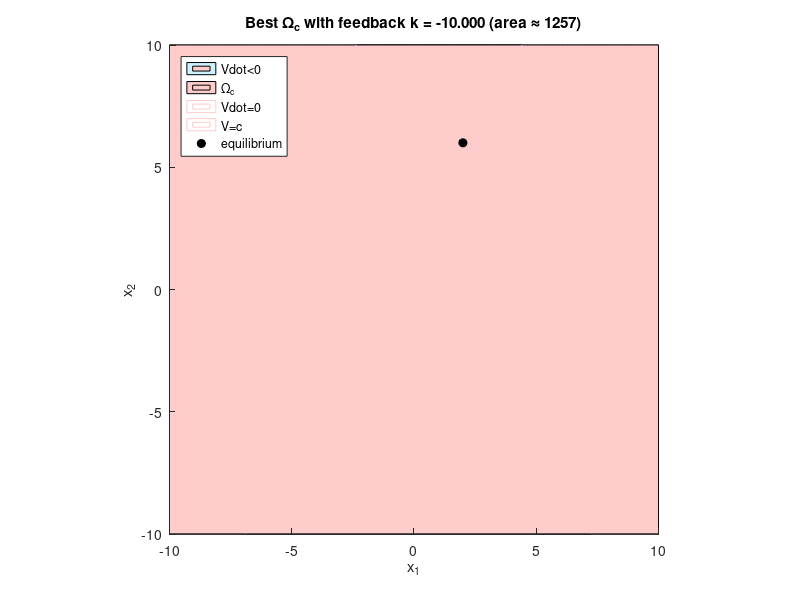

Recreate this plot in MATLAB.
clear; clf; clc;

% equilibrium
xe = [2; 6];

% grid
x1 = linspace(-10,10,600);
x2 = linspace(-10,10,600);
[X1,X2] = meshgrid(x1,x2);
DX1 = X1 - xe(1);
DX2 = X2 - xe(2);

% Lyapunov function V = (x - xe)' * I * (x - xe)
Vgrid = DX1.^2 + DX2.^2;
dVdx1 = 2*DX1;
dVdx2 = 2*DX2;

bestArea = 0;
bestK = 0;

% try various k values
ks = linspace(-10, 10, 200);  % sweep over feedbacks
for k = ks
    % control law u = -k*(x2 - 6)
    U = -k * (X2 - xe(2));

    % dynamics with feedback
    F1 = X1 - X1.^3 + X2;
    F2 = 3*X1 - X2 + U;

    % Lie derivative
    LfVgrid = dVdx1 .* F1 + dVdx2 .* F2;

    % largest c with LfV < 0 inside V <= c
    mask = (LfVgrid < 0);
    if any(mask(:))
        c = max(Vgrid(mask));
        area = pi * c;  % since P = I
        if area > bestArea
            bestArea = area;
            bestK = k;
            bestC = c;
            bestLfV = LfVgrid;
        end
    end
end

fprintf('Max area ≈ %.1f at k = %.3f\n', bestArea, bestK);

% final plot
figure(1); hold on; axis equal
colormap([0.8 0.95 1; 1 1 1; 1 0.8 0.8]);
%plotting boundaries and roA

contourf(X1, X2, bestLfV, [-1e6 0]);
contourf(X1, X2, Vgrid, [0 bestC]);

contour(X1, X2, bestLfV, [0 0]);
contour(X1, X2, Vgrid, [bestC bestC]);
plot(xe(1), xe(2), 'ko', 'MarkerFaceColor', 'k');

xlabel('x_1'); ylabel('x_2');
title(sprintf('Best \\Omega_c with feedback k = %.3f (area ≈ %.0f)', bestK, bestArea));
legend({'Vdot<0','\Omega_c','Vdot=0','V=c','equilibrium'}, 'Location','northwest');
xlim([-10 10]); ylim([-10 10]);
